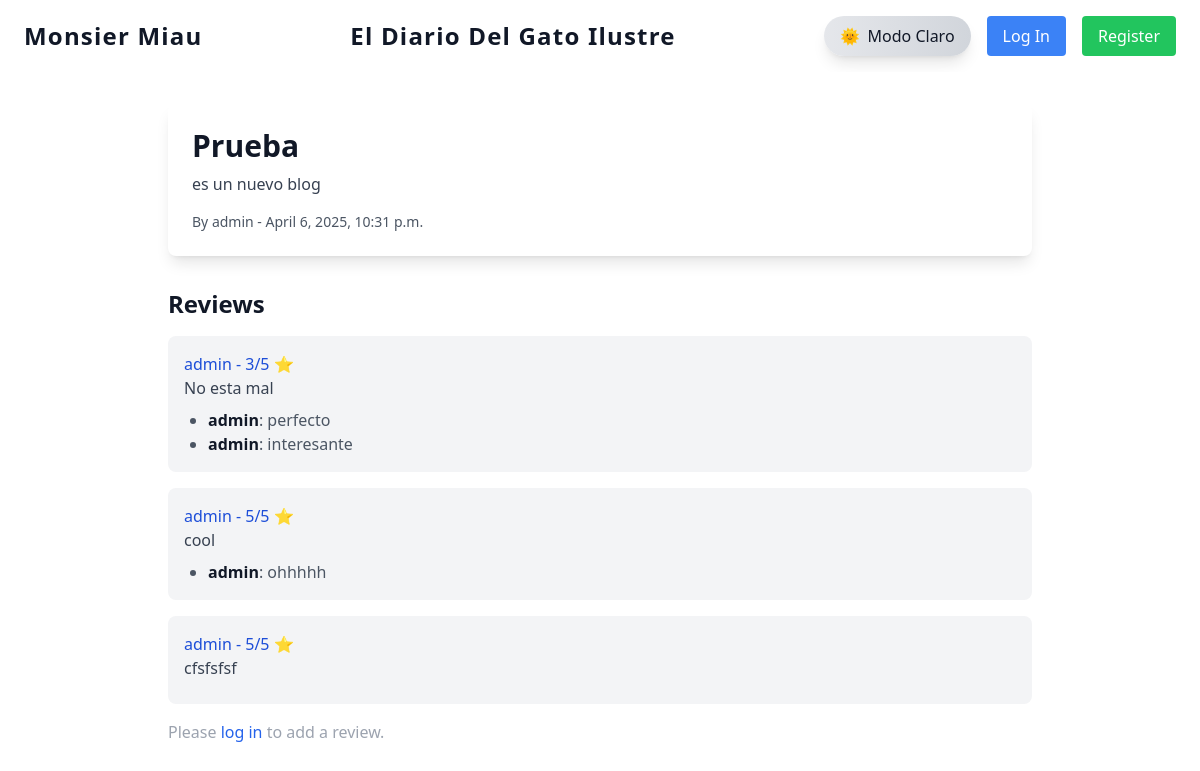
Page /blog/1/ on the committed database.
### blogapp/models.py (models this page shows, shortened)
class Blog(models.Model):
    title = models.CharField(max_length=200)
    content = HTMLField()  # Cambiado a HTMLField para TinyMCE
    author = models.ForeignKey(User, on_delete=models.CASCADE)
    created_at = models.DateTimeField(auto_now_add=True)

class Review(models.Model):
    blog = models.ForeignKey(Blog, on_delete=models.CASCADE, related_name='reviews')
    reviewer = models.ForeignKey(User, on_delete=models.CASCADE)
    rating = models.IntegerField(validators=[MinValueValidator(1), MaxValueValidator(5)])
    comment = models.TextField()
    created_at = models.DateTimeField(auto_now_add=True)

class Comment(models.Model):
    review = models.ForeignKey(Review, on_delete=models.CASCADE, related_name='comments')
    commenter = models.ForeignKey(User, on_delete=models.CASCADE)
    content = models.TextField()
    created_at = models.DateTimeField(auto_now_add=True)

### blogapp/views.py (the view)
# urls.py: path('blog/<int:pk>/', BlogDetailView.as_view(), name='blog_detail'),
class BlogDetailView(DetailView):
    model = Blog
    template_name = 'blogapp/blog_detail.html'

### blogapp/templates/blogapp/blog_detail.html (shortened to what this page needs)
{% extends 'base.html' %}
{% block content %}
  <article class="bg-white dark:bg-gray-900 p-6 rounded-lg shadow-lg transition-all duration-700 ease-in-out dark:text-white text-gray-900 animate-fade-in">
    <h1 class="text-3xl font-bold mb-2">{{ object.title }}</h1>
    <div class="text-gray-700 dark:text-gray-300 mb-4">{{ object.content|safe }}</div>
    <p class="text-sm text-gray-600 dark:text-gray-500">By {{ object.author.username }} - {{ object.created_at }}</p>
  </article>
  <section class="mt-8">
    <h2 class="text-2xl font-semibold mb-4">Reviews</h2>
    {% for review in object.reviews.all %}
      <div class="bg-gray-100 dark:bg-gray-800 p-4 rounded-lg mb-4 transition-all duration-700 ease-in-out dark:text-white text-gray-900 animate-fade-in">
        <p class="text-blue-700 dark:text-blue-300 font-medium">{{ review.reviewer.username }} - {{ review.rating }}/5 ⭐</p>
        <p class="text-gray-700 dark:text-gray-300">{{ review.comment }}</p>
        <ul class="mt-2 list-disc ml-6 text-gray-600 dark:text-gray-400">
          {% for comment in review.comments.all %}
            <li><span class="font-semibold text-gray-900 dark:text-white">{{ comment.commenter.username }}</span>: {{ comment.content }}</li>
          {% endfor %}
        </ul>
      </div>
    {% empty %}
      <p class="text-gray-400">No reviews yet. Be the first to add one.</p>
    {% endfor %}
    {% if user.is_authenticated %}
      <a href="{% url 'blogapp:add_review' object.pk %}" class="mt-4 inline-block bg-blue-600 hover:bg-blue-700 text-white px-4 py-2 rounded transition-colors">Add Review</a>
    {% else %}
      <p class="text-gray-400 mt-4">Please <a href="{% url 'blogapp:login' %}" class="text-blue-600 dark:text-blue-400 hover:underline">log in</a> to add a review.</p>
    {% endif %}
  </section>
{% endblock %}

### blogapp/templates/blogapp/base.html (style rules this page uses)
html { background-color: white; }
html { transition: background-color 0.5s ease-in-out; }
html, body { height: 100%; scroll-behavior: smooth; transition: background-color 0.5s ease-in-out; }
.animate-fade-in { animation: fade-in 0.6s ease-out; will-change: opacity, transform; }

### rows in the picture
Blog: title "Prueba", content "es un nuevo blog", author.username "admin", created_at "April 6, 2025, 10:31 p.m."
Review: reviewer.username "admin", rating "3", comment "No esta mal"
Comment: commenter.username "admin", content "perfecto"
Comment: commenter.username "admin", content "interesante"
Review: reviewer.username "admin", rating "5", comment "cool"
Comment: commenter.username "admin", content "ohhhhh"
Review: reviewer.username "admin", rating "5", comment "cfsfsfsf"
